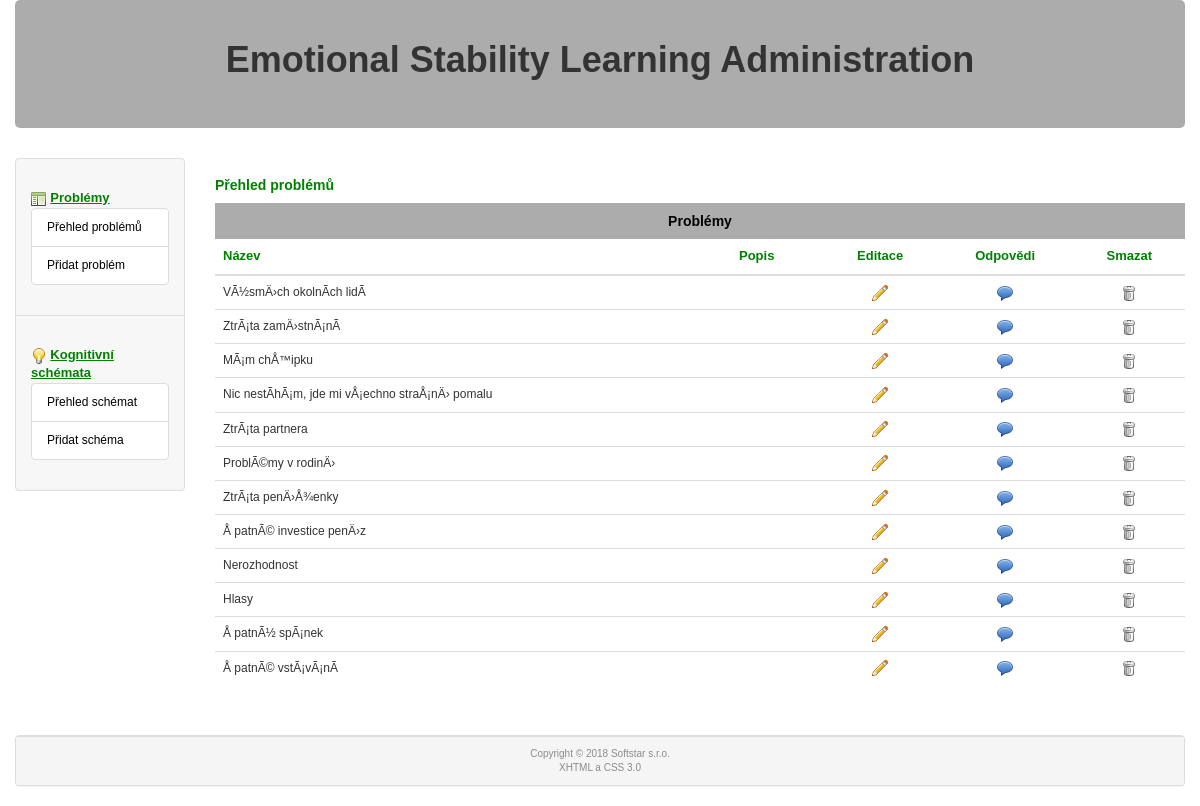
/administrace/?prob=1, run on an earlier commit of the app's database.
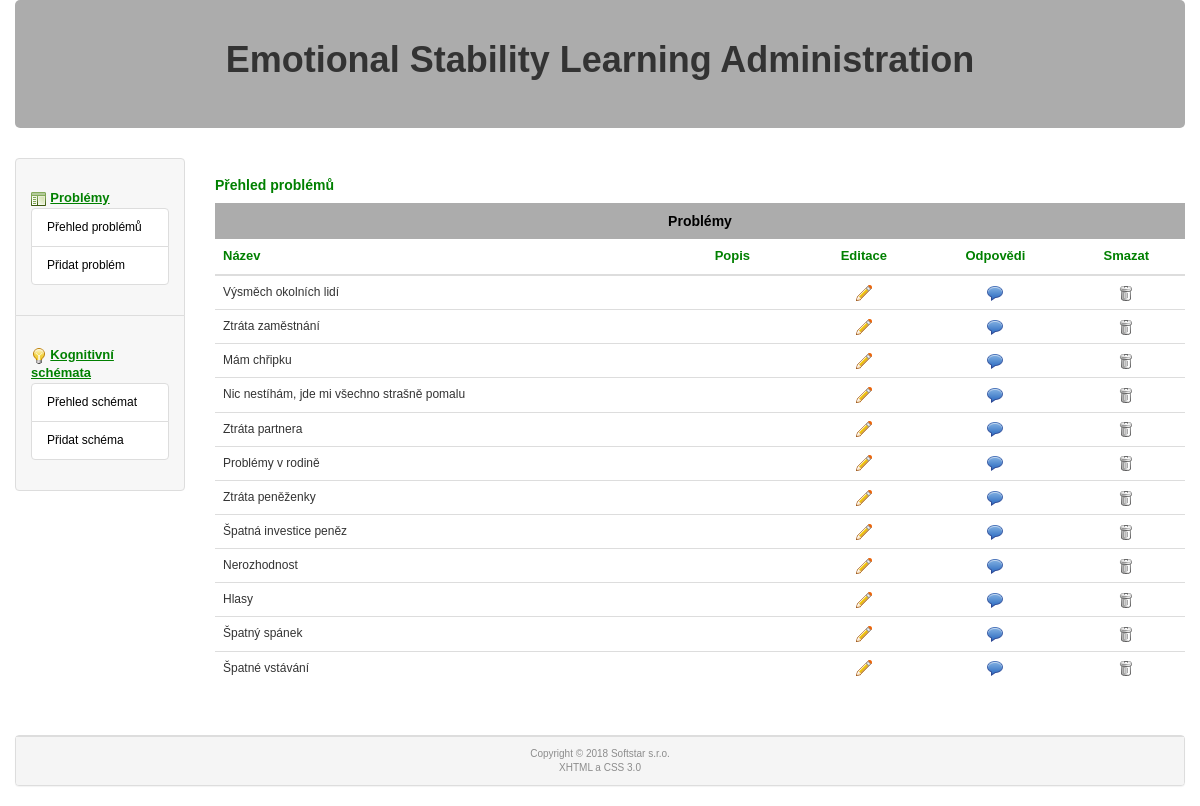
And on a later commit of the database.
### tables this page shows
CREATE TABLE `problem` (
  `id` int(11) NOT NULL,
  `nazev` varchar(60) NOT NULL,
  `popis` text,
  `smazano` int(1) NOT NULL DEFAULT '0'
);

### www/administrace/controllers/RouterController.php (called while the page is built, shortened)
<?php
class RouterController extends Controller
{
  protected $controller;
  public function setView()
  {
    $this->controller->setView();
    $this->view = 'layout';
  }
  private function setViewProblem()
  {
    if ($this->post_get('prob')==1)
      {
        $this->controller = new ProblemOverviewController();
      }
      elseif ($this->post_get('prob')==3)
      {
        $model = new model();
        $model->update('problem', array('id' => (htmlspecialchars($this->post_get('id'), ENT_QUOTES))), array('smazano' => 1));
        $this->redirect('?prob=1');
      }
    }
  }
?>

### www/administrace/index.php (called while the page is built, shortened)
<?php
  $router = new RouterController();
  $router->setView();
  $router->showView();
?>

### www/administrace/controllers/ProblemOverviewController.php (called while the page is built, shortened)
<?php
class ProblemOverviewController extends Controller
{
  public function setView()
  {
    $model = new model();
    if ($model->ifconnected())
    {
      $problems = $model->selectAll("problem");
      $this->view = 'problemOverview';
    }
    else
    {
      $this->view = 'error';
    }
  }
}
?>

### www/administrace/models/model.php (called while the page is built, shortened)
<?php
  class model
  {
    private $db, $sever_name;
    function __construct()
    {
      $this->db = new cdb();
    }
    function __destruct()
    {
      $this->db->closedb();
    }
    function selectAll($table)
    {
      $query = "select * from $table where smazano='0';";
      $this->db->query($query);
      $i = 0;
      while ($item=$this->db->get_array())
      {
       if (!empty($item))
        {
          $arr[$i] = $item;
          $i++;
        }
      }
      return $arr;
    }
  }
?>

### www/administrace/cfg/sql.php (called while the page is built)
<?php
  $this->server='localhost';
  $this->user='emotions';
  $this->password='emotions';
  $this->db_name='emotions';
?>

### www/administrace/models/cdb.php (called while the page is built, shortened)
<?php
class cdb {
  private $data, $querystring, $error, $conn;
  public $server, $user, $password, $db_name;
  function __construct()
  {
    require("./cfg/sql.php");
    $this->conn = null;
  }
  function connect() {
    $options=array(
      PDO::ATTR_ERRMODE => PDO::ERRMODE_EXCEPTION,
      PDO::MYSQL_ATTR_INIT_COMMAND => "SET NAMES utf8"
      );
    try {
            $this->conn = @new PDO("mysql:host=".$this->server.";dbname=".$this->db_name, $this->user, $this->password, $options);
    } catch (PDOException $e) {
        echo 'Connection failed: ' . $e->getMessage();
    }
    return(1);
  }
  function query($dotaz) {
    $this->data=$this->conn->prepare($dotaz);
    $parameters = array();
    try {
            $this->data->execute($parameters);
    } catch (PDOException $e) {
        echo 'Execution of query failed: ' . $e->getMessage();
        $this->data=null;
    }
    if ($this->data) { return 1; }
    else  {return 0;}
  }
  function get_array() {
    $arr = $this->data->fetch(PDO::FETCH_ASSOC);
    if ($this->data) {return ($arr); }
    else { return 0; }
  }
  function closedb() {
    $this->conn = null;
  }
};
?>

### www/administrace/views/problemOverview.phtml (the view)
  <div class="col-sm-10">
    <h4>Přehled problémů</h4>
    <?php
      $pocet=count($problems);
      if (!$pocet) {
    ?>
    <div class="hlaska">Nejsou uloženy žádné problémy</div>
    <?php
      } else {
    ?>
    <div class="table-responsive">
      <table class="table table-hover">
        <caption class="text-center">Problémy</caption>
        <thead><tr><th>Název</th><th>Popis</th><th class="text-center">Editace</th><th class="text-center">Odpovědi</th><th class="text-center">Smazat</th></tr></thead>
        <tbody>
      <?php
        foreach ($problems as $problem) {
          if (!$problem['smazano']) {
      ?>
             <tr>
              <td><?php echo($problem['nazev']); ?></td>
              <td><?php echo($problem['popis']); ?></td>
              <td class="text-center"><?php echo("<a href=\"./?prob=2&id=".$problem['id']."\">"); ?><img src="icons/pencil.png" width="16" height="16" /></a></td>
              <td class="text-center"><?php echo("<a href=\"./?odpovedi=1&idp=".$problem['id']."\">"); ?><img src="icons/comment.png" width="16" height="16" /></a></td>
              <td class="text-center"><?php echo("<a href=\"./?prob=3&id=".$problem['id']."\">"); ?><img src="icons/bin_closed.png" width="16" height="16" /></a></td>
            </tr>
          <?php
          }
        } ?>
        </tbody>
      </table>
    </div>
<?php }
    ?>
  </div>

### www/administrace/controllers/Controller.php (shortened to what this page needs)
<?php
abstract class Controller
{
    protected $view = "";
    public function showView()
    {
        if ($this->view)
        {
            require("views/" . $this->view.".phtml");
        }
    }
}
?>

### www/administrace/views/layout.phtml (shortened to what this page needs)
<!DOCTYPE html>
<html xmlns="http://www.w3.org/1999/xhtml" xml:lang="cs-cz" lang="cs-cz">
  <head>
    <link rel="stylesheet" href="https://maxcdn.bootstrapcdn.com/bootstrap/3.3.7/css/bootstrap.min.css" />
    <link rel="stylesheet" href="css/style.css" type="text/css" />
  </head>
  <body>
    <div class="container-fluid">
      <div class="text-center" id="hlavicka">
        <h1>Emotional Stability Learning Administration</h1>
      </div>
      <div class="row">
        <div class="col-sm-2" >
          <ul class="list-group" id="levy_panel">
          <li class="list-group-item"><div class="kategorie">
            <img src="./icons/application_side_list.png" width="16" height="16" alt="icon" /> <span class="nadpis">Problémy</span><br />
            <ul class="list-group">
              <li class="list-group-item"><a href="./?prob=1">Přehled problémů</a></li>
              <li class="list-group-item"><a href="./?prob=2">Přidat problém</a></li>
            </ul>
          </div></li>
          <li class="list-group-item"><div class="kategorie">
            <img src="./icons/lightbulb.png" width="16" height="16" alt="icon" /> <span class="nadpis">Kognitivní schémata</span><br/>
            <ul class="list-group">
              <li class="list-group-item"><a href="./?kschema=1">Přehled schémat</a></li>
              <li class="list-group-item"><a href="./?kschema=2">Přidat schéma</a></li>
            </ul>
          </div></li>
          </ul>
        </div>
<?php $this->controller->showView();  ?>
      </div>
        <div class="panel panel-default text-center margintop30">
          <div class="panel-footer" id="paticka">Copyright &copy; <?php date_default_timezone_set('Europe/Prague'); echo date("Y"); ?> <a href="http://www.sofstar.cz">Softstar s.r.o.</a><br /><a href="http://validator.w3.org/check?uri=referer" title="" onclick="return !window.open(this.href);">XHTML</a> a <a href="http://jigsaw.w3.org/css-validator/check/referer" title="" onclick="return !window.open(this.href);">CSS 3.0</a></div>
        </div>
      </div>
  </body>
</html>

### www/administrace/css/style.css (style rules this page uses)
body { font-family: 'Helvetica CE','Arial CE',sans-serif; font-size: 12px; }
h4 { font-size: 14px; font-weight: bold; color: green; margin-top: 20px; }
table caption { font-weight: bold; background-color:#acacac; color:black; font-size:14px; }
thead { font-size: 13px; font-weight: bold; color: green; }
td a { text-decoration: none; color: black; }
#hlavicka { height: 128px; background-color: #acacac; border-radius: 5px; font-size: 12px; padding:0; margin-bottom: 30px; text-align: center; vertical-align: center; }
#hlavicka h1 { margin: 0; padding: 40px 20px 20px 20px; font-weight: bold; }
#paticka { *position: relative; width: 100%; font-size: 10px; color: #8c8c8c; text-align: center; }
#levy_panel li { text-align: left; }
#paticka a { color: #8c8c8c; }
#levy_panel li { background-color: #f7f7f7; }
#levy_panel li ul li { background-color: #ffffff; }
.kategorie { margin-top: 20px; }
.kategorie .nadpis { font-size: 13px; font-weight: bold; color: green; text-decoration: underline; }
.kategorie a { color:black; text-decoration: none; }
.margintop30 { margin-top: 30px; }

What changed in the data, as far as the page shows it:
changed problem: nazev "VÃ½smÄ›ch okolnÃ­ch lidÃ­" → "Výsměch okolních lidí"
changed problem: nazev "ZtrÃ¡ta zamÄ›stnÃ¡nÃ­" → "Ztráta zaměstnání"
changed problem: nazev "MÃ¡m chÅ™ipku" → "Mám chřipku"
changed problem: nazev "Nic nestÃ­hÃ¡m, jde mi vÅ¡echno straÅ¡nÄ› pomalu" → "Nic nestíhám, jde mi všechno strašně pomalu"
changed problem: nazev "ZtrÃ¡ta partnera" → "Ztráta partnera"
changed problem: nazev "ProblÃ©my v rodinÄ›" → "Problémy v rodině"
changed problem: nazev "ZtrÃ¡ta penÄ›Å¾enky" → "Ztráta peněženky"
changed problem: nazev "Å patnÃ© investice penÄ›z" → "Špatná investice peněz"
changed problem: nazev "Å patnÃ½ spÃ¡nek" → "Špatný spánek"
changed problem: nazev "Å patnÃ© vstÃ¡vÃ¡nÃ­" → "Špatné vstávání"
